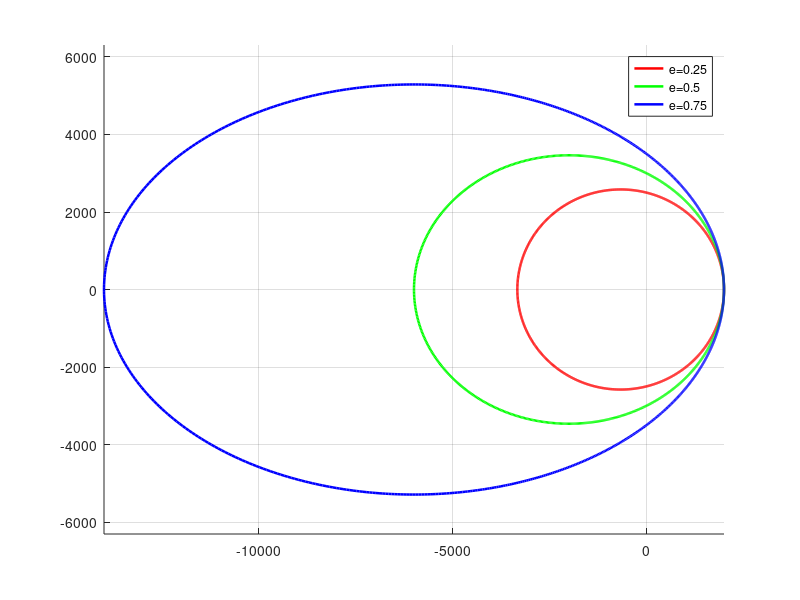

The MATLAB source for this figure:
% Define constants: Evector points in i direction
G = 6.67e-11;
M_Moon = 7.35e22; % kg
RadiusMoon = 1737.4e3;
R_periapsis = 2000e3; % m
e_list = [0.25, 0.5, 0.75];
miu = 50; % magnetic quantum number

% Part 1 -> Semi-major, Apoapsis distance, Orbital eneregy, Orbital period
results = [];
figure ;
hold on;
grid on;
axis equal;
colors = ['r','g', 'b'];
theta = linspace(0,2*pi,1000);
fprintf(' e   a3 (m)   R_apoapsis (m)  E3 (j)   T3(s) \n');
for  i = 1:length(e_list)
e = e_list(i);
a = R_periapsis/(1-e);
R_apoapsis = a*(1+e);
Ep = -miu/(2*a) ;
T = 2*pi*sqrt(a^3/miu);
fprintf('%0.2f %8.2f %8.2f %1.3ef %1.3ef\n', e, a, R_apoapsis, Ep, T);
% Convert to cartesian
r = a*(1-e^2)./(1+e*cos(theta));
x = r.*cos(theta);
y = r.*sin(theta);
plot(x/1000, y/1000, colors(i), 'Linewidth', 1.8);
end
% Plot format
xlabel = ('x(km)');
ylabel = ('y (km) ' );
title = ( 'Elliptical Orbits around moon');
legend('e=0.25', 'e=0.5','e=0.75');
axis equal;



% plan to create separate function to write in command window

% here's how to set up activity
% here's what to write on the board or demonstrate
% here's what kids will need help with
